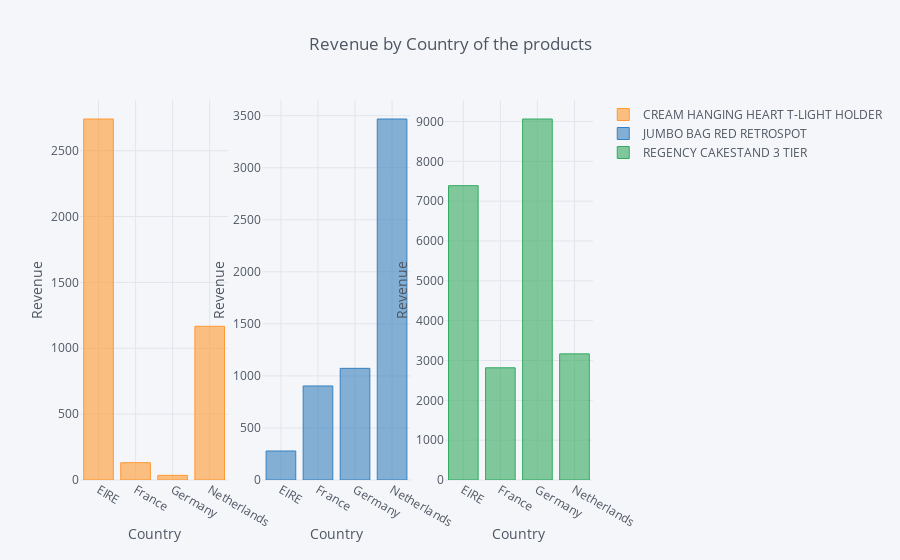

Notebook source saved alongside this figure:
### Code cell
rev4.iplot(kind='bar', subplots=True, shape=(1,3), title='Revenue by Country of the products', xTitle='Country', yTitle='Revenue')

### Figure 1 — Plotly figure (JSON) as saved in the notebook; plotly's stock layout.template omitted (floating-point values rounded to 4 significant figures)
{"data": [{"marker": {"color": "rgba(255, 153, 51, 0.6)", "line": {"color": "rgba(255, 153, 51, 1.0)", "width": 1}}, "name": "CREAM HANGING HEART T-LIGHT HOLDER", "orientation": "v", "text": "", "type": "bar", "uid": "cd9c1a61-bcd3-4eed-af8b-5c69105b9038", "x": ["EIRE", "France", "Germany", "Netherlands"], "xaxis": "x", "y": [2741.0, 131.8, 35.4, 1167], "yaxis": "y"}, {"marker": {"color": "rgba(55, 128, 191, 0.6)", "line": {"color": "rgba(55, 128, 191, 1.0)", "width": 1}}, "name": "JUMBO BAG RED RETROSPOT", "orientation": "v", "text": "", "type": "bar", "uid": "507721a8-feec-4035-bd73-9b1936f070a5", "x": ["EIRE", "France", "Germany", "Netherlands"], "xaxis": "x2", "y": [278.7, 903.4, 1073.0, 3468], "yaxis": "y2"}, {"marker": {"color": "rgba(50, 171, 96, 0.6)", "line": {"color": "rgba(50, 171, 96, 1.0)", "width": 1}}, "name": "REGENCY CAKESTAND 3 TIER", "orientation": "v", "text": "", "type": "bar", "uid": "8018b636-98ad-47de-a45a-9cd177322892", "x": ["EIRE", "France", "Germany", "Netherlands"], "xaxis": "x3", "y": [7389.0, 2817.0, 9062.0, 3166.0], "yaxis": "y3"}], "layout": {"legend": {"bgcolor": "#F5F6F9", "font": {"color": "#4D5663"}}, "paper_bgcolor": "#F5F6F9", "plot_bgcolor": "#F5F6F9", "title": {"font": {"color": "#4D5663"}, "text": "Revenue by Country of the products"}, "xaxis": {"anchor": "y", "domain": [0, 0.2889], "gridcolor": "#E1E5ED", "showgrid": true, "tickfont": {"color": "#4D5663"}, "title": {"font": {"color": "#4D5663"}, "text": "Country"}, "zerolinecolor": "#E1E5ED"}, "xaxis2": {"anchor": "y2", "domain": [0.3556, 0.6444], "gridcolor": "#E1E5ED", "showgrid": true, "tickfont": {"color": "#4D5663"}, "title": {"font": {"color": "#4D5663"}, "text": "Country"}, "zerolinecolor": "#E1E5ED"}, "xaxis3": {"anchor": "y3", "domain": [0.7111, 1], "gridcolor": "#E1E5ED", "showgrid": true, "tickfont": {"color": "#4D5663"}, "title": {"font": {"color": "#4D5663"}, "text": "Country"}, "zerolinecolor": "#E1E5ED"}, "yaxis": {"anchor": "x", "domain": [0, 1], "gridcolor": "#E1E5ED", "showgrid": true, "tickfont": {"color": "#4D5663"}, "title": {"font": {"color": "#4D5663"}, "text": "Revenue"}, "zerolinecolor": "#E1E5ED"}, "yaxis2": {"anchor": "x2", "domain": [0, 1], "gridcolor": "#E1E5ED", "showgrid": true, "tickfont": {"color": "#4D5663"}, "title": {"font": {"color": "#4D5663"}, "text": "Revenue"}, "zerolinecolor": "#E1E5ED"}, "yaxis3": {"anchor": "x3", "domain": [0, 1], "gridcolor": "#E1E5ED", "showgrid": true, "tickfont": {"color": "#4D5663"}, "title": {"font": {"color": "#4D5663"}, "text": "Revenue"}, "zerolinecolor": "#E1E5ED"}}}
